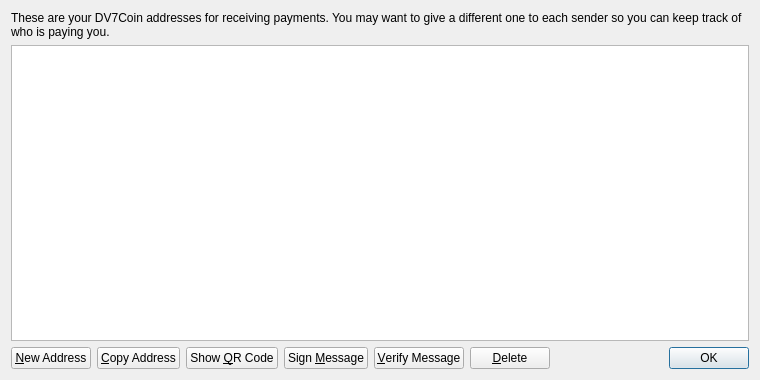
<?xml version="1.0" encoding="UTF-8"?>
<ui version="4.0">
 <class>AddressBookPage</class>
 <widget class="QWidget" name="AddressBookPage">
  <property name="geometry">
   <rect>
    <x>0</x>
    <y>0</y>
    <width>760</width>
    <height>380</height>
   </rect>
  </property>
  <property name="windowTitle">
   <string>Address Book</string>
  </property>
  <layout class="QVBoxLayout" name="verticalLayout">
   <item>
    <widget class="QLabel" name="labelExplanation">
     <property name="text">
      <string>These are your DV7Coin addresses for receiving payments. You may want to give a different one to each sender so you can keep track of who is paying you.</string>
     </property>
     <property name="textFormat">
      <enum>Qt::PlainText</enum>
     </property>
     <property name="wordWrap">
      <bool>true</bool>
     </property>
    </widget>
   </item>
   <item>
    <widget class="QTableView" name="tableView">
     <property name="contextMenuPolicy">
      <enum>Qt::CustomContextMenu</enum>
     </property>
     <property name="toolTip">
      <string>Double-click to edit address or label</string>
     </property>
     <property name="tabKeyNavigation">
      <bool>false</bool>
     </property>
     <property name="selectionMode">
      <enum>QAbstractItemView::SingleSelection</enum>
     </property>
     <property name="selectionBehavior">
      <enum>QAbstractItemView::SelectRows</enum>
     </property>
     <property name="sortingEnabled">
      <bool>true</bool>
     </property>
     <attribute name="verticalHeaderVisible">
      <bool>false</bool>
     </attribute>
    </widget>
   </item>
   <item>
    <layout class="QHBoxLayout" name="horizontalLayout">
     <item>
      <widget class="QPushButton" name="newAddressButton">
       <property name="toolTip">
        <string>Create a new address</string>
       </property>
       <property name="text">
        <string>&amp;New Address</string>
       </property>
      </widget>
     </item>
     <item>
      <widget class="QPushButton" name="copyToClipboard">
       <property name="toolTip">
        <string>Copy the currently selected address to the system clipboard</string>
       </property>
       <property name="text">
        <string>&amp;Copy Address</string>
       </property>
      </widget>
     </item>
     <item>
      <widget class="QPushButton" name="showQRCode">
       <property name="text">
        <string>Show &amp;QR Code</string>
       </property>
      </widget>
     </item>
     <item>
      <widget class="QPushButton" name="signMessage">
       <property name="toolTip">
        <string>Sign a message to prove you own a DV7Coin address</string>
       </property>
       <property name="text">
        <string>Sign &amp;Message</string>
       </property>
      </widget>
     </item>
     <item>
      <widget class="QPushButton" name="verifyMessage">
       <property name="toolTip">
        <string>Verify a message to ensure it was signed with a specified DV7Coin address</string>
       </property>
       <property name="text">
        <string>&amp;Verify Message</string>
       </property>
      </widget>
     </item>
     <item>
      <widget class="QPushButton" name="deleteButton">
       <property name="toolTip">
        <string>Delete the currently selected address from the list</string>
       </property>
       <property name="text">
        <string>&amp;Delete</string>
       </property>
      </widget>
     </item>
     <item>
      <spacer name="horizontalSpacer">
       <property name="orientation">
        <enum>Qt::Horizontal</enum>
       </property>
       <property name="sizeHint" stdset="0">
        <size>
         <width>40</width>
         <height>20</height>
        </size>
       </property>
      </spacer>
     </item>
     <item>
      <widget class="QDialogButtonBox" name="buttonBox">
       <property name="sizePolicy">
        <sizepolicy hsizetype="Maximum" vsizetype="Fixed">
         <horstretch>0</horstretch>
         <verstretch>0</verstretch>
        </sizepolicy>
       </property>
       <property name="standardButtons">
        <set>QDialogButtonBox::Ok</set>
       </property>
      </widget>
     </item>
    </layout>
   </item>
  </layout>
 </widget>
 <resources>
  <include location="../bitcoin.qrc"/>
 </resources>
 <connections/>
</ui>
